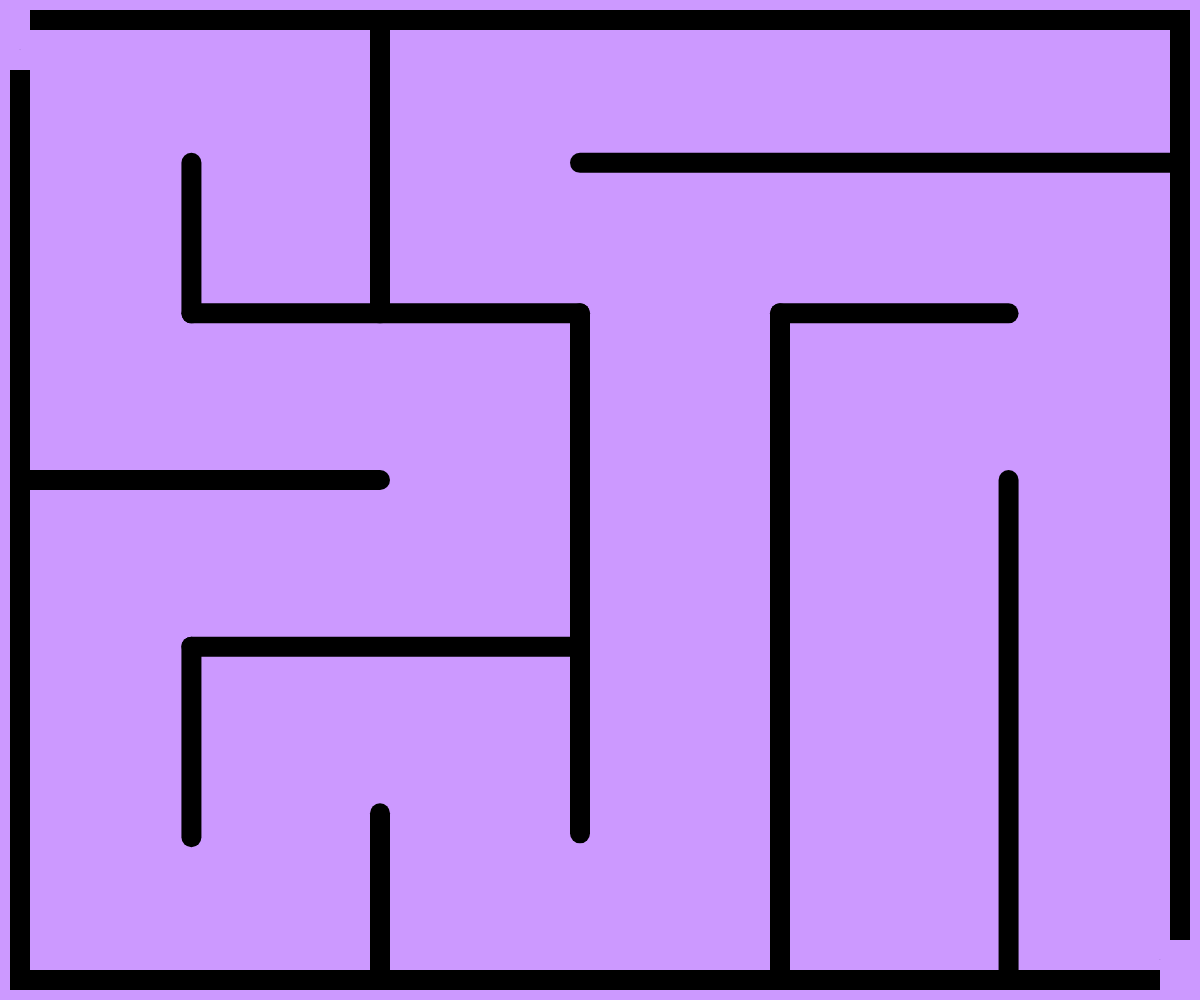
Frame 1 (no input)
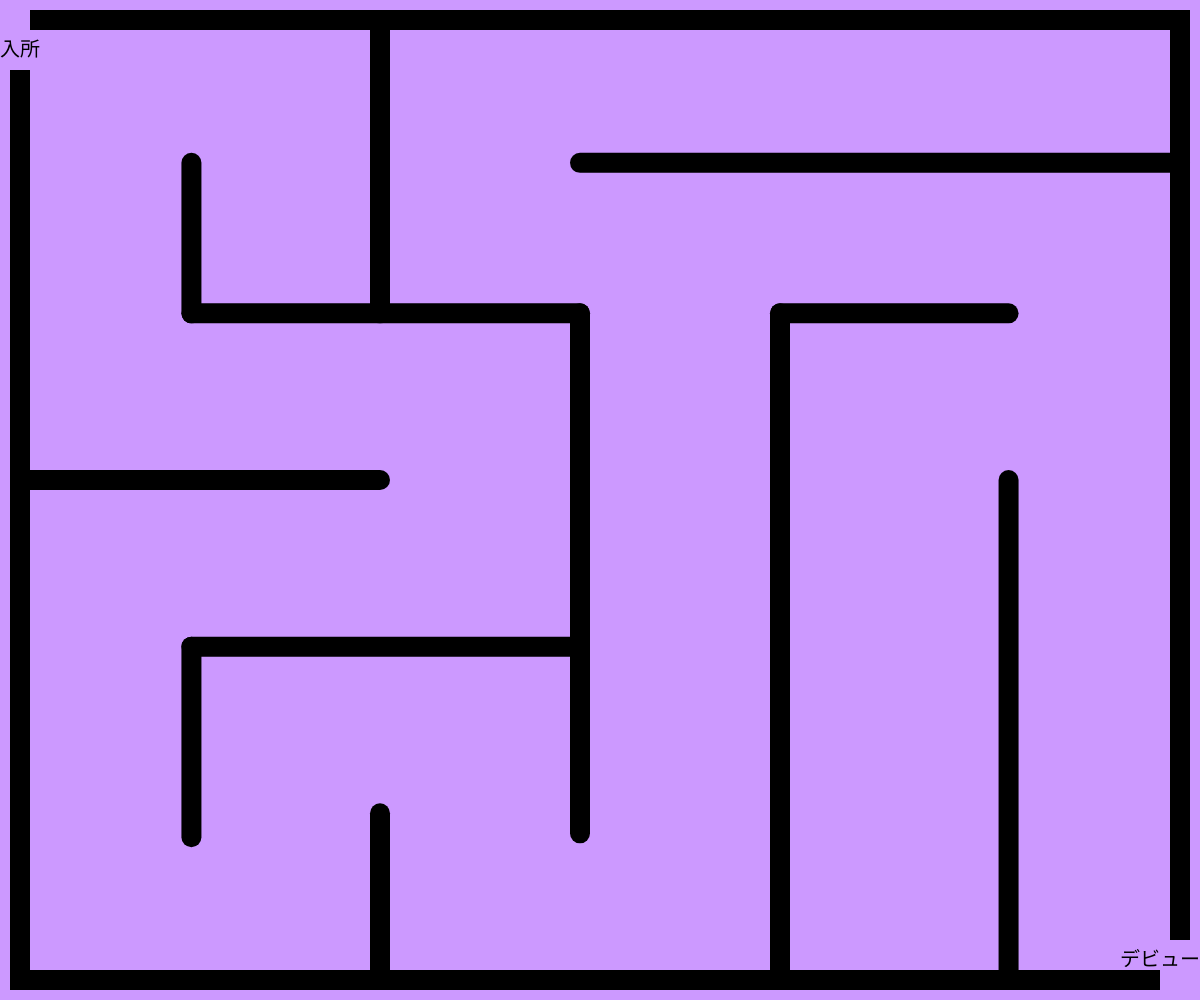
Frame 60 (no input)
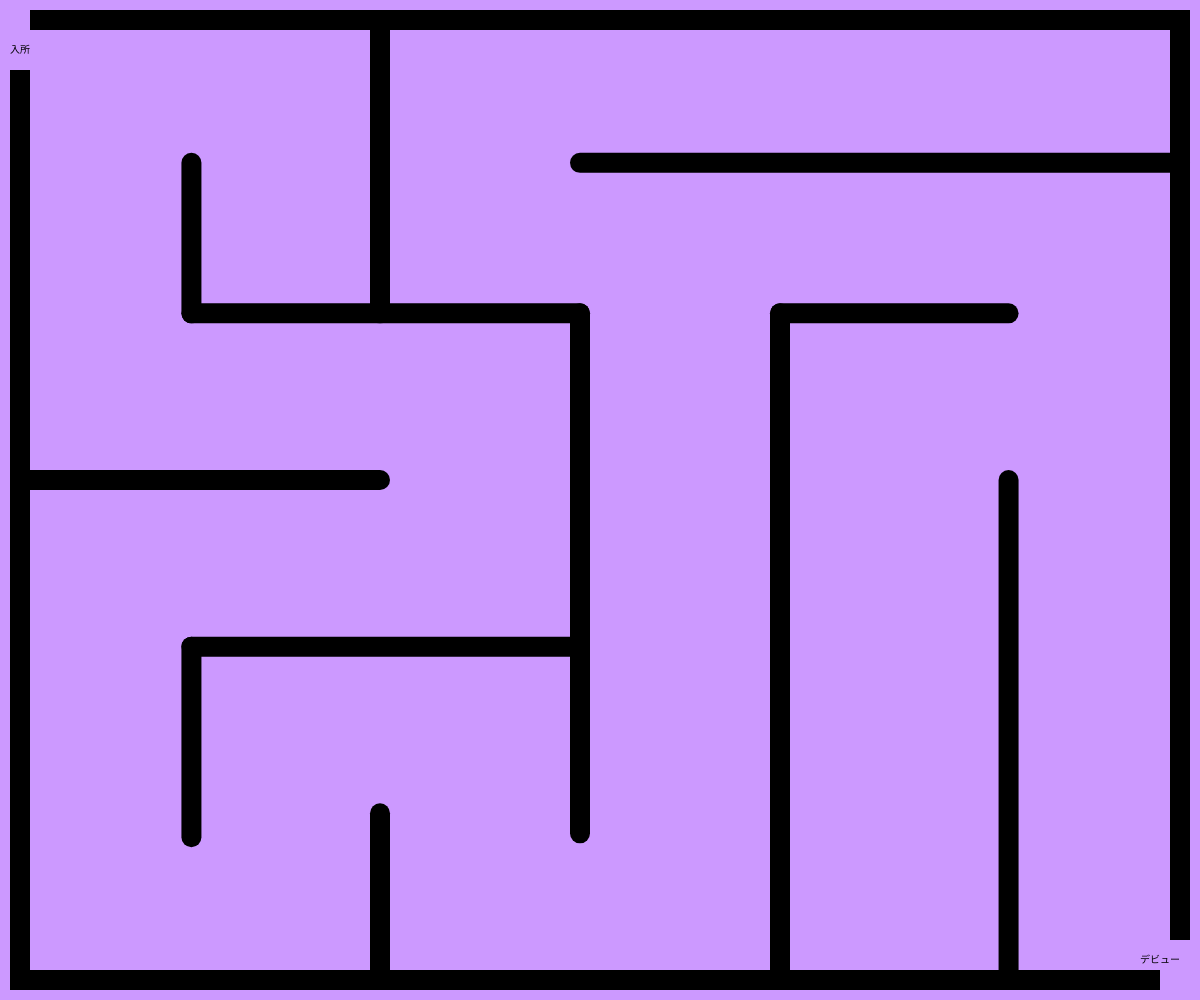
Frame 120 (the mouse pressed at the canvas centre since frame 60)

The p5.js sketch that drew these frames (run headless with seeded random() and noise() and a simulated clock; from frame 60 on, the mouse is pressed at the canvas centre):

// p5.js sketch
// ── sketch.js
// 最終課題を制作しよう
let balls;
let count;
let cycle;


function setup(){
  createCanvas(windowWidth, windowHeight)
  textSize(70);
  textAlign(CENTER, CENTER);
  balls = [];
  count = 0;
  cycle = 100;
}

function draw(){
  background(204, 153, 255);
  push()
  noFill()
  strokeWeight(20)
  rect(20, 20, windowWidth-40, windowHeight-40)
  pop()
  push()
  noStroke()
  fill(204, 153, 255)
  rect(10,10, 20, 60)
  rect(windowWidth-40, windowHeight-60, windowWidth, windowHeight)
  pop()
  fill(0)
  push()
  debut()
  text('入所', 20, 50)
  pop()
  strokeWeight(20)
  fill(0)
  line(windowWidth/7+20, windowHeight/7+20, windowWidth/7+20, windowHeight/3-20)
  line(windowWidth/3-20, 20, windowWidth/3-20, windowHeight/3-20)
  line(20, windowHeight/2-20, windowWidth/3-20, windowHeight/2-20)
  line(windowWidth/7+20, windowHeight/3-20, windowWidth/2-20, windowHeight/3-20)
  line(windowWidth/2-20, windowHeight/7+20, windowWidth-20, windowHeight/7+20)
  line(windowWidth/2-20, windowHeight/3-20,windowWidth/2-20,windowHeight/6*5)
  line(windowWidth/7+20, windowHeight/3*2-20, windowWidth/2-20, windowHeight/3*2-20)
  line(windowWidth/7+20, windowHeight/3*2-20, windowWidth/7+20, windowHeight/7*6-20)
  line(windowWidth/3-20, windowHeight/6*5-20, windowWidth/3-20, windowHeight-20)
  line(windowWidth/3*2-20, windowHeight/3-20, windowWidth/3*2-20, windowHeight-20)
  line(windowWidth/3*2-20, windowHeight/3-20, windowWidth/7*6-20, windowHeight/3-20)
  line(windowWidth/7*6-20, windowHeight/2-20, windowWidth/7*6-20, windowHeight-20)
  push()
  for(let i = 0; i < balls.length; i++){
    let b = balls[i];
    fill(random((0,0,225),(255, 102, 0)))
    text('松', b.x, b.y, b.size);
  pop()
  }

  // 画面外に出たボールを配列から削除する（関数を引数として渡す書き方を使っています）
  balls = balls.filter(isInTheWindow);
}

function mouseDragged(){
  const dx = mouseX - pmouseX;
  const dy = mouseY - pmouseY;
  if(mag(dx, dy) > 4){
    const b = { x: mouseX, y: mouseY, vx: dx, vy: dy };
    balls.push(b);
  }
}

function debut(){
  count = (count + 1) % cycle;
  // BLANK[1]
  if(count<50){
    textSize(count/2)
    text('デビュー', windowWidth-40, windowHeight-40);
  }
  if (count>50)
  {
    textSize(50-count/2)
    text('デビュー', windowWidth-40, windowHeight-40);
  }
}

function iroshitei(){
  const blue = color(0, 0, 255);
  const orange = color(255, 102, 0);
}

function colour(){
  let colors = {blue, orange};
  let colour = random(colors)
}

function windowResized(){
  resizeCanvas(windowWidth, windowHeight);
}

function isInTheWindow(b){
  return b.x > 0 && b.x < width && b.y > 0 && b.y < height;
}
